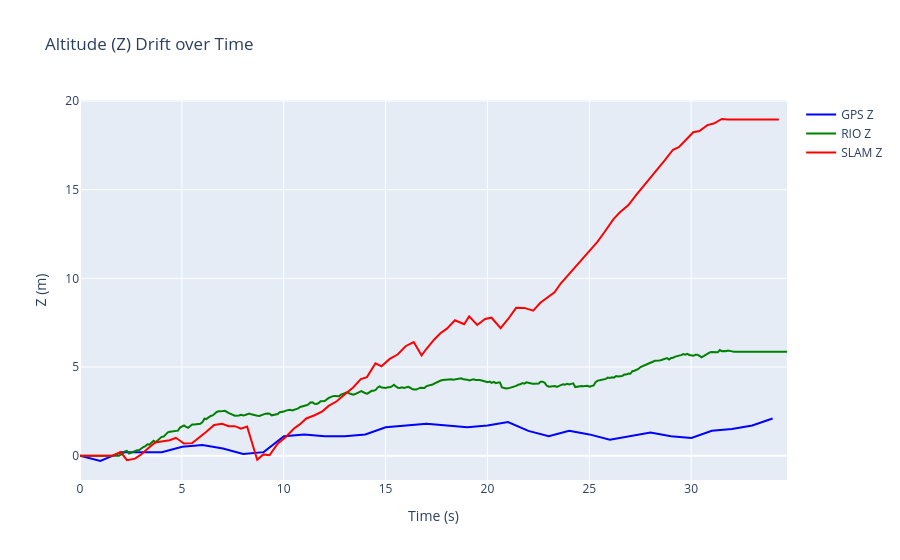

Notebook code cell kept with this figure:
### Markdown cell above
## 4. Altitude (Z) vs Time
Isolating the Z-axis drift.

### Code cell
fig = go.Figure()

if len(gps_enu) > 0:
    fig.add_trace(go.Scatter(x=t_gps - t_gps[0], y=gps_enu[:,2], mode='lines', name='GPS Z', line=dict(color='blue')))
if len(rio_pos) > 0:
    fig.add_trace(go.Scatter(x=t_rio - t_rio[0], y=rio_pos[:,2], mode='lines', name='RIO Z', line=dict(color='green')))
if len(slam_pos) > 0:
    fig.add_trace(go.Scatter(x=t_slam - t_slam[0], y=slam_pos[:,2], mode='lines', name='SLAM Z', line=dict(color='red')))

fig.update_layout(title="Altitude (Z) Drift over Time",
                  xaxis_title="Time (s)", yaxis_title="Z (m)")
fig.show()

### Figure 1 — Plotly figure (JSON) as saved in the notebook; plotly's stock layout.template omitted (floating-point values rounded to 4 significant figures; data arrays with more than 128 entries replaced by an {"elided": "..."} marker saying what was removed)
{"data": [{"line": {"color": "blue"}, "mode": "lines", "name": "GPS Z", "type": "scatter", "x": [0.0, 0.9996, 2.02, 3.012, 4.017, 5.018, 6.011, 7.017, 8.01, 9.015, 10.01, 11.01, 12.01, 13.0, 14.01, 15.01, 16.01, 17.01, 18.01, 19.01, 20.0, 21.01, 22.01, 23.01, 24.01, 25.0, 26.01, 27.01, 28.01, 29.01, 30.01, 31.01, 32.0, 33.0, 34.0], "y": [0.0, -0.3, 0.2, 0.2, 0.2, 0.5, 0.6, 0.4, 0.1, 0.2, 1.1, 1.2, 1.1, 1.1, 1.2, 1.6, 1.7, 1.8, 1.7, 1.6, 1.7, 1.9, 1.4, 1.1, 1.4, 1.2, 0.9, 1.1, 1.3, 1.1, 1.0, 1.4, 1.5, 1.7, 2.1]}, {"line": {"color": "green"}, "mode": "lines", "name": "RIO Z", "type": "scatter", "x": {"elided": "333 float values"}, "y": {"elided": "333 float values"}}, {"line": {"color": "red"}, "mode": "lines", "name": "SLAM Z", "type": "scatter", "x": [0.0, 0.4002, 0.6779, 0.999, 1.296, 1.608, 1.991, 2.306, 2.7, 2.999, 3.403, 3.696, 3.999, 4.404, 4.706, 5.102, 5.508, 5.899, 6.187, 6.584, 6.979, 7.296, 7.606, 7.899, 8.202, 8.698, 8.998, 9.302, 9.702, 10.09, 10.5, 10.8, 11.11, 11.49, 11.9, 12.21, 12.61, 13.0, 13.41, 13.78, 14.08, 14.51, 14.8, 15.2, 15.59, 15.98, 16.38, 16.77, 16.99, 17.39, 17.69, 18.01, 18.4, 18.86, 19.1, 19.5, 19.88, 20.2, 20.65, 21.01, 21.41, 21.81, 22.25, 22.6, 22.9, 23.29, 23.6, 24.0, 24.31, 24.71, 25.11, 25.41, 25.79, 26.19, 26.5, 26.91, 27.31, 27.62, 28.0, 28.4, 28.7, 29.11, 29.39, 29.72, 30.1, 30.4, 30.8, 31.11, 31.5, 31.8, 32.19, 32.51, 32.9, 33.2, 33.59, 33.9, 34.3], "y": [0.0, 0.0, 0.0, 0.0, 0.0, 0.0, 0.2056, -0.2514, -0.1668, 0.0651, 0.4815, 0.7478, 0.7969, 0.8682, 1.011, 0.688, 0.708, 1.055, 1.339, 1.729, 1.794, 1.667, 1.665, 1.525, 1.642, -0.2329, 0.0708, 0.0243, 0.6729, 1.037, 1.536, 1.78, 2.098, 2.265, 2.499, 2.808, 3.067, 3.461, 3.845, 4.321, 4.43, 5.208, 5.039, 5.458, 5.705, 6.173, 6.408, 5.648, 6.001, 6.553, 6.903, 7.163, 7.636, 7.412, 7.856, 7.371, 7.705, 7.78, 7.188, 7.694, 8.336, 8.333, 8.18, 8.623, 8.875, 9.217, 9.708, 10.24, 10.6, 11.13, 11.68, 12.07, 12.69, 13.34, 13.73, 14.12, 14.7, 15.16, 15.72, 16.23, 16.65, 17.25, 17.4, 17.78, 18.24, 18.31, 18.64, 18.73, 18.99, 18.96, 18.96, 18.96, 18.96, 18.96, 18.96, 18.96, 18.96]}], "layout": {"title": {"text": "Altitude (Z) Drift over Time"}, "xaxis": {"title": {"text": "Time (s)"}}, "yaxis": {"title": {"text": "Z (m)"}}}}
